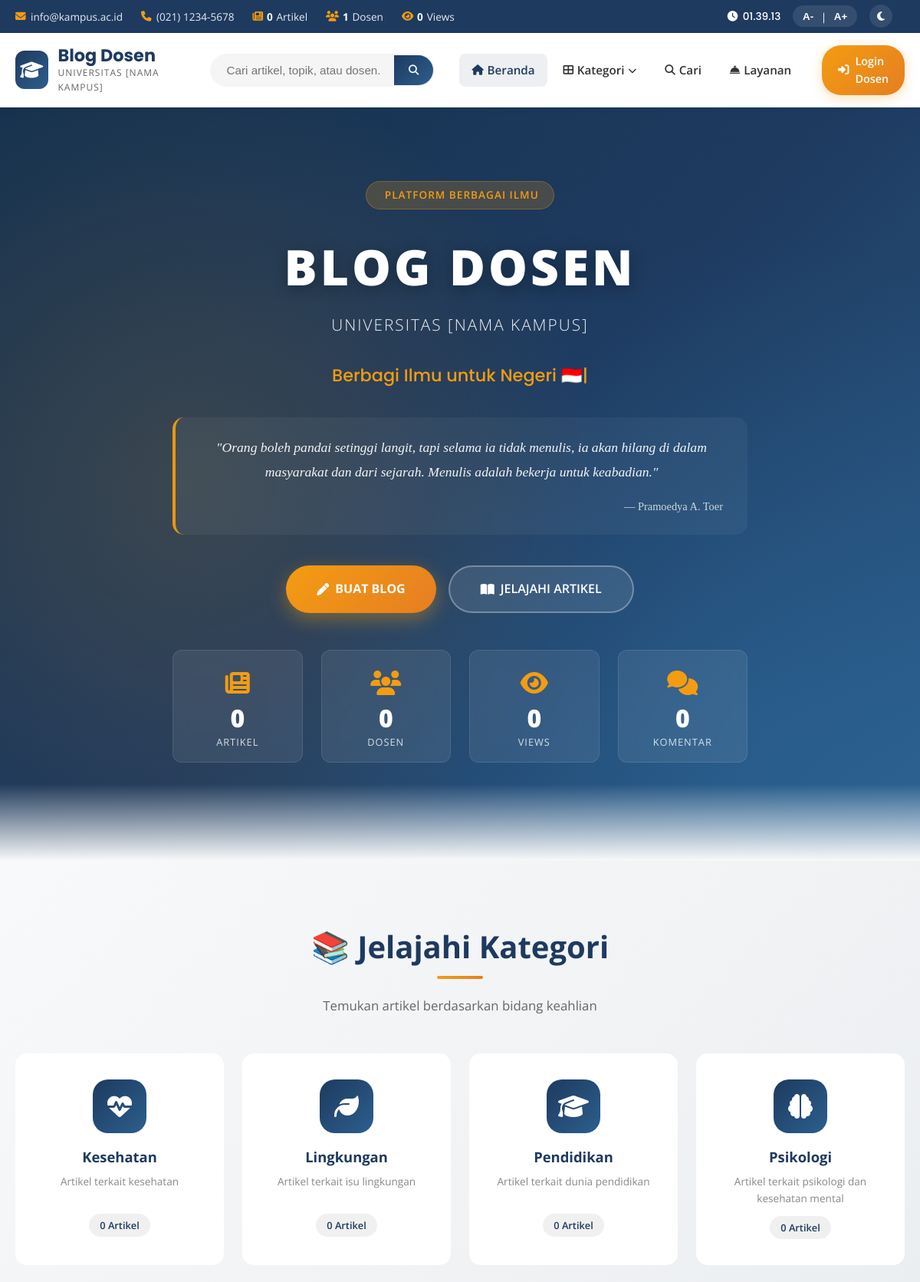
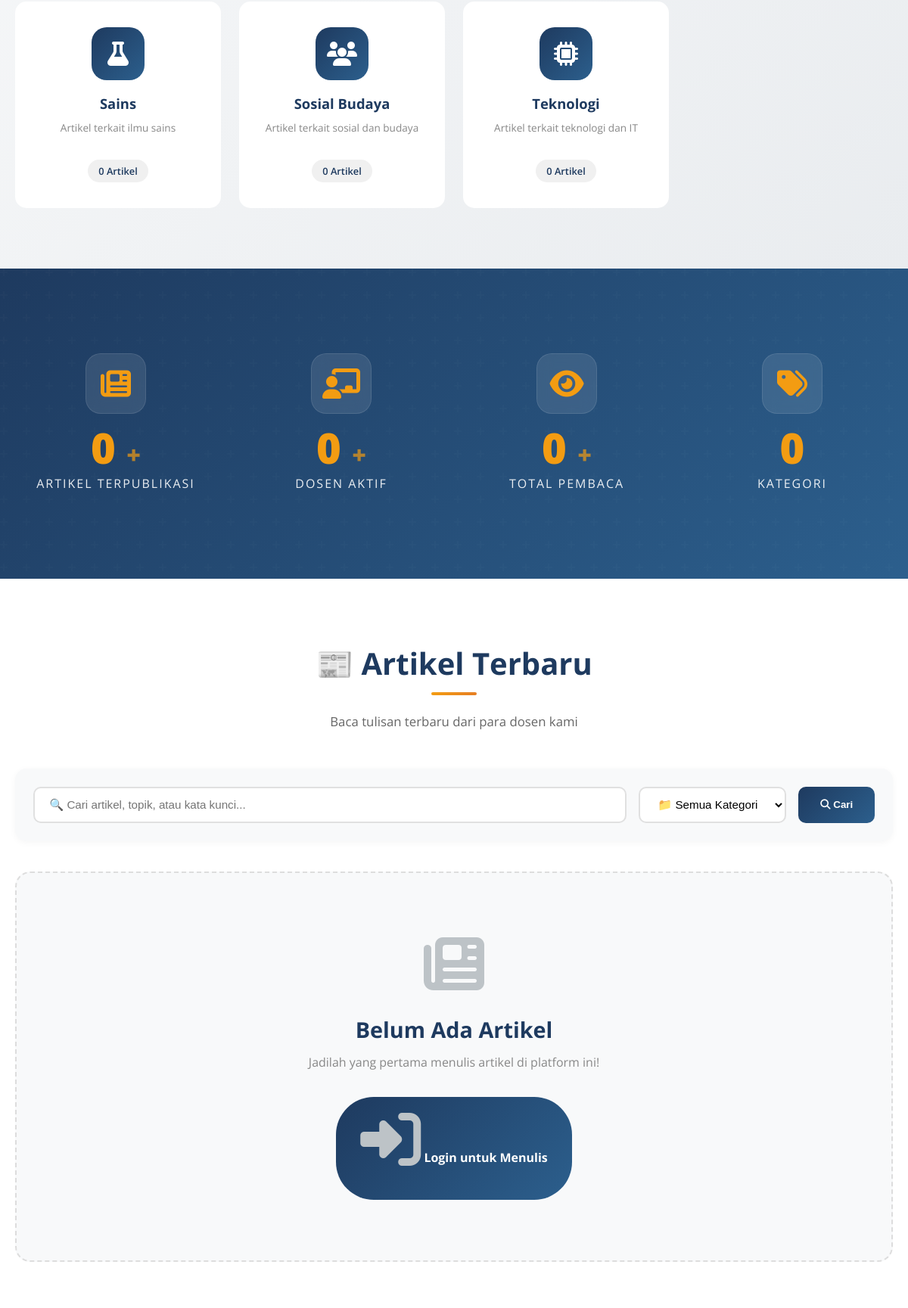
The page / (upper part) on the database its author committed (2 pictures, top to bottom).
### tables this page shows
CREATE TABLE `settings` (
  `id` int(11) NOT NULL,
  `nama_kampus` varchar(255) DEFAULT NULL,
  `tagline` text,
  `quote` text,
  `quote_author` varchar(100) DEFAULT NULL,
  `email_contact` varchar(100) DEFAULT NULL,
  `phone` varchar(50) DEFAULT NULL,
  `address` text,
  `facebook` varchar(255) DEFAULT NULL,
  `twitter` varchar(255) DEFAULT NULL,
  `instagram` varchar(255) DEFAULT NULL,
  `youtube` varchar(255) DEFAULT NULL,
  `logo` varchar(255) DEFAULT NULL,
  `updated_at` timestamp NULL DEFAULT CURRENT_TIMESTAMP ON UPDATE CURRENT_TIMESTAMP
);

CREATE TABLE `categories` (
  `id` int(11) NOT NULL,
  `name` varchar(50) NOT NULL,
  `slug` varchar(50) NOT NULL,
  `description` text,
  `icon` varchar(50) NOT NULL DEFAULT 'fa-tag',
  `color` varchar(20) NOT NULL DEFAULT '#3498db',
  `created_at` timestamp NULL DEFAULT CURRENT_TIMESTAMP
);

### index.php (the view, shortened to what the rows shown need)
<?php
require_once __DIR__ . '/config/functions.php';
$categoriesWithCount = [];
try {
    $stmt = db()->query("
        SELECT c.id, c.name, c.slug, c.description,
               COUNT(a.id) as article_count
        FROM categories c
        LEFT JOIN articles a ON a.category_id = c.id AND a.status = 'published'
        GROUP BY c.id
        ORDER BY article_count DESC, c.name ASC
    ");
    $categoriesWithCount = $stmt->fetchAll();
} catch (Exception $e) {}
$settings = getSettings();
include __DIR__ . '/includes/header.php';
?>
<section class="hero-ultimate" id="home">
    <div class="container hero-content">
        <div class="hero-badge">
            <i class="fas fa-sparkles"></i> PLATFORM BERBAGAI ILMU
        </div>
        <h1 class="hero-title">BLOG DOSEN</h1>
        <h2 class="hero-subtitle"><?= htmlspecialchars($settings['nama_kampus']) ?></h2>
        <div class="hero-typing" id="heroTyping"></div>
        <blockquote class="hero-quote">
            <p>"<?= htmlspecialchars($settings['quote']) ?>"</p>
            <cite>— <?= htmlspecialchars($settings['quote_author']) ?></cite>
        </blockquote>
        <div class="hero-cta-group">
            <?php if (isLoggedIn()): ?>
                <a href="<?= url('admin/article-edit.php') ?>" class="hero-cta-primary">
                    <i class="fas fa-pen"></i> TULIS ARTIKEL
                </a>
                <a href="<?= url('admin/') ?>" class="hero-cta-secondary">
                    <i class="fas fa-tachometer-alt"></i> DASHBOARD
                </a>
            <?php else: ?>
                <a href="<?= url('admin/login.php') ?>" class="hero-cta-primary">
                </a>
                <a href="#blog" class="hero-cta-secondary">
                </a>
            <?php endif; ?>
        </div>
        <div class="hero-stats">
            <div class="hero-stat-item">
            </div>
            <div class="hero-stat-item">
            </div>
            <div class="hero-stat-item">
            </div>
            <div class="hero-stat-item">
            </div>
        </div>
    </div>
</section>
<?php if (!empty($categoriesWithCount)): ?>
<section class="categories-section">
    <div class="container">
        <div class="section-title-ultimate">
            <h2>📚 Jelajahi Kategori</h2>
        </div>
        <div class="categories-grid">
            <?php
            $catIcons = [
                'psikologi' => 'fa-brain',
                'pendidikan' => 'fa-graduation-cap',
                'teknologi' => 'fa-microchip',
                'sains' => 'fa-flask',
                'lingkungan' => 'fa-leaf',
                'kesehatan' => 'fa-heartbeat',
                'sosial-budaya' => 'fa-users',
                'ekonomi' => 'fa-chart-line',
                'hukum' => 'fa-gavel',
                'seni' => 'fa-palette',
            ];
            foreach ($categoriesWithCount as $cat):
                $icon = isset($catIcons[$cat['slug']]) ? $catIcons[$cat['slug']] : 'fa-tag';
            ?>
                <a href="<?= url('category.php?slug=' . $cat['slug']) ?>" class="category-card">
                    <div class="category-icon">
                        <i class="fas <?= $icon ?>"></i>
                    </div>
                    <h3><?= htmlspecialchars($cat['name']) ?></h3>
                    <p><?= htmlspecialchars(excerpt($cat['description'] ?? 'Kumpulan artikel menarik', 60)) ?></p>
                    <span class="category-count"><?= $cat['article_count'] ?> Artikel</span>
                </a>
            <?php endforeach; ?>
        </div>
    </div>
</section>
<?php endif; ?>
<section class="blog-section-ultimate" id="blog">
    <div class="container">
        <div class="section-title-ultimate">
            <h2>📰 Artikel Terbaru</h2>
        </div>
    </div>
</section>
<?php include __DIR__ . '/includes/footer.php'; ?>

### includes/header.php (shortened to what the rows shown need)
<?php
$settings = getSettings();
$headerData = null;
if (!$headerData) {
    $headerData = [
        'categories' => [],
        'trending' => [],
        'latest' => [],
        'stats' => ['articles' => 0, 'authors' => 0, 'views' => 0]
    ];
    try {
        $stmt = db()->query("
            SELECT c.id, c.name, c.slug, c.description,
                   COUNT(a.id) as article_count
            FROM categories c
            LEFT JOIN articles a ON a.category_id = c.id AND a.status = 'published'
            GROUP BY c.id
            ORDER BY article_count DESC, c.name ASC
            LIMIT 8
        ");
        $headerData['categories'] = $stmt->fetchAll();
    } catch (Exception $e) {}
    try {
        $stmt = db()->query("
            SELECT a.id, a.title, a.slug, a.views, a.featured_image,
                   u.nama as author_name
            FROM articles a
            JOIN users u ON a.author_id = u.id
            WHERE a.status = 'published'
            ORDER BY a.views DESC
            LIMIT 5
        ");
        $headerData['trending'] = $stmt->fetchAll();
    } catch (Exception $e) {}
    try {
        $stmt = db()->query("
            SELECT a.title, a.slug, a.created_at, u.nama as author_name
            FROM articles a
            JOIN users u ON a.author_id = u.id
            WHERE a.status = 'published'
            ORDER BY a.created_at DESC
            LIMIT 5
        ");
        $headerData['latest'] = $stmt->fetchAll();
    } catch (Exception $e) {}
    try {
        $headerData['stats']['articles'] = db()->query("SELECT COUNT(*) FROM articles WHERE status='published'")->fetchColumn();
        $headerData['stats']['authors'] = db()->query("SELECT COUNT(*) FROM users WHERE status='active'")->fetchColumn();
        $headerData['stats']['views'] = db()->query("SELECT IFNULL(SUM(views), 0) FROM articles")->fetchColumn();
    } catch (Exception $e) {}
}
$totalStats = $headerData['stats'];
?>
<!DOCTYPE html>
<html lang="id" data-theme="light">
<head>
    <link rel="stylesheet" href="<?php echo asset('css/style.css'); ?>">
    <link rel="stylesheet" href="https://cdnjs.cloudflare.com/ajax/libs/font-awesome/6.4.0/css/all.min.css">
</head>
<body>
<div class="top-bar">
    <div class="top-bar-content">
        <div class="top-bar-left">
            <?php if (!empty($settings['email_contact'])): ?>
                <span class="top-bar-item">
                    <i class="fas fa-envelope"></i>
                    <a href="mailto:<?php echo htmlspecialchars($settings['email_contact']); ?>">
                        <?php echo htmlspecialchars($settings['email_contact']); ?>
                    </a>
                </span>
            <?php endif; ?>
            <?php if (!empty($settings['phone'])): ?>
                <span class="top-bar-item">
                    <i class="fas fa-phone"></i>
                    <a href="tel:<?php echo htmlspecialchars(preg_replace('/[^0-9+]/', '', $settings['phone'])); ?>">
                        <?php echo htmlspecialchars($settings['phone']); ?>
                    </a>
                </span>
            <?php endif; ?>
            <div class="stats-mini-bar">
                <span class="stat-mini">
                    <i class="fas fa-users"></i>
                    <strong><?php echo number_format($totalStats['authors']); ?></strong> Dosen
                </span>
            </div>
        </div>
    </div>
</div>
<header class="main-header" id="mainHeader">
    <div class="header-container">
        <a href="<?php echo url(); ?>" class="logo-ultimate">
            <div class="logo-text">
                <span class="logo-main">Blog Dosen</span>
                <span class="logo-tagline"><?php echo htmlspecialchars(excerpt(isset($settings['nama_kampus']) ? $settings['nama_kampus'] : '', 30)); ?></span>
            </div>
        </a>
    </div>
</header>

### rows shown on the page
settings: email_contact "info@kampus.ac.id", phone "(021) 1234-5678", nama_kampus "UNIVERSITAS [NAMA KAMPUS]", quote "Orang boleh pandai setinggi langit, tapi selama ia tidak menulis, ia akan hilang di dalam masyarakat dan dari sejarah. Menulis adalah bekerja untuk keabadian.", quote_author "Pramoedya A. Toer"
categories: id "1", name "Psikologi", description "Artikel terkait psikologi dan kesehatan mental", article_count "0"
categories: name "Kesehatan", description "Artikel terkait kesehatan", article_count "0"
categories: name "Lingkungan", description "Artikel terkait isu lingkungan", article_count "0"
categories: name "Pendidikan", description "Artikel terkait dunia pendidikan", article_count "0"
categories: name "Sains", description "Artikel terkait ilmu sains", article_count "0"
categories: name "Sosial Budaya", description "Artikel terkait sosial dan budaya", article_count "0"
categories: name "Teknologi", description "Artikel terkait teknologi dan IT", article_count "0"

### other values the page prints
$totalStats['articles'] "0"
$totalStats['views'] "0"
